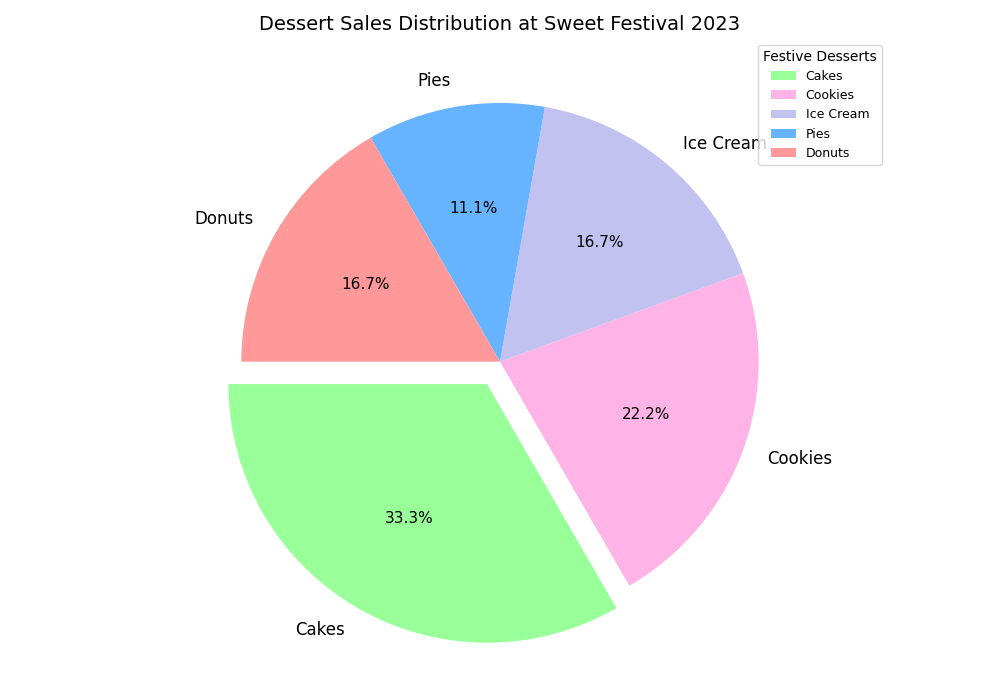

Source code (Python):
import matplotlib.pyplot as plt

desserts = ['Cakes', 'Cookies', 'Ice Cream', 'Pies', 'Donuts']
sales_percentage = [30, 20, 15, 10, 15]

# Shuffled colors for each dessert type
colors = ['#99ff99', '#ffb3e6', '#c2c2f0', '#66b3ff', '#ff9999']

explode = (0.1, 0, 0, 0, 0)

fig, ax = plt.subplots(figsize=(10, 7))
wedges, texts, autotexts = ax.pie(sales_percentage, labels=desserts, autopct='%1.1f%%', startangle=180,
                                  colors=colors, explode=explode, textprops=dict(color="black", fontsize=12))

plt.setp(autotexts, size=11, weight="medium")
ax.set_title("Dessert Sales Distribution at Sweet Festival 2023", fontsize=14, fontweight='medium')
ax.legend(wedges, desserts, title="Festive Desserts", loc="upper right", bbox_to_anchor=(1.1, 1), fontsize=9)
ax.get_yaxis().set_visible(False)
ax.grid(color='gray', linestyle='--', linewidth=0.5, alpha=0.5)
plt.tight_layout()
plt.show()
